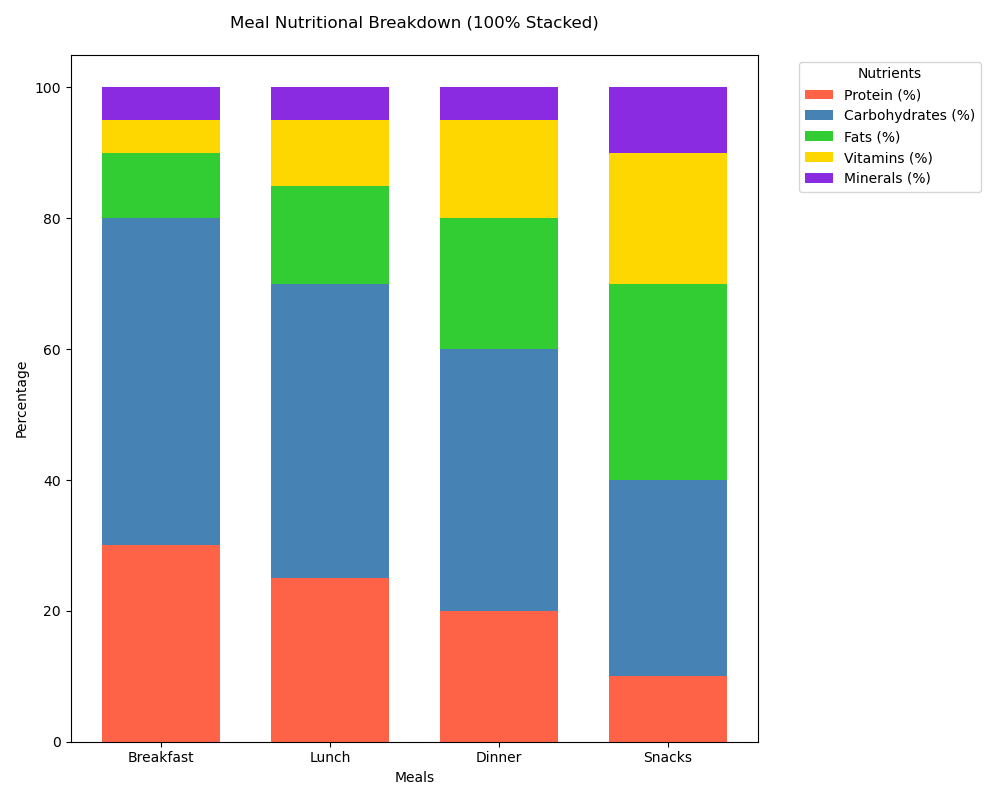

The script that drew this image:

import pandas as pd
import numpy as np
import seaborn as sns
import matplotlib.pyplot as plt

data = [
    {'Room': 'Breakfast', 'Protein (%)': 30, 'Carbohydrates (%)': 50, 'Fats (%)': 10, 'Vitamins (%)': 5, 'Minerals (%)': 5},
    {'Room': 'Lunch', 'Protein (%)': 25, 'Carbohydrates (%)': 45, 'Fats (%)': 15, 'Vitamins (%)': 10, 'Minerals (%)': 5},
    {'Room': 'Dinner', 'Protein (%)': 20, 'Carbohydrates (%)': 40, 'Fats (%)': 20, 'Vitamins (%)': 15, 'Minerals (%)': 5},
    {'Room': 'Snacks', 'Protein (%)': 10, 'Carbohydrates (%)': 30, 'Fats (%)': 30, 'Vitamins (%)': 20, 'Minerals (%)': 10}
]

df = pd.DataFrame(data)
df.set_index('Room', inplace=True)

df_percentage = df.div(df.sum(axis=1), axis=0) * 100

plt.figure(figsize=(10, 8))

bottom = np.zeros(len(df))

colors = ['#FF6347', '#4682B4', '#32CD32', '#FFD700', '#8A2BE2']

for i, col in enumerate(df.columns):
    plt.bar(df_percentage.index, df_percentage[col], bottom=bottom, label=col, color=colors[i], width=0.7)
    bottom += df_percentage[col]

plt.xlabel('Meals')
plt.ylabel('Percentage')
plt.title('Meal Nutritional Breakdown (100% Stacked)', pad=20)
plt.legend(title='Nutrients', bbox_to_anchor=(1.05, 1), loc='upper left')

plt.tight_layout()
plt.show()
